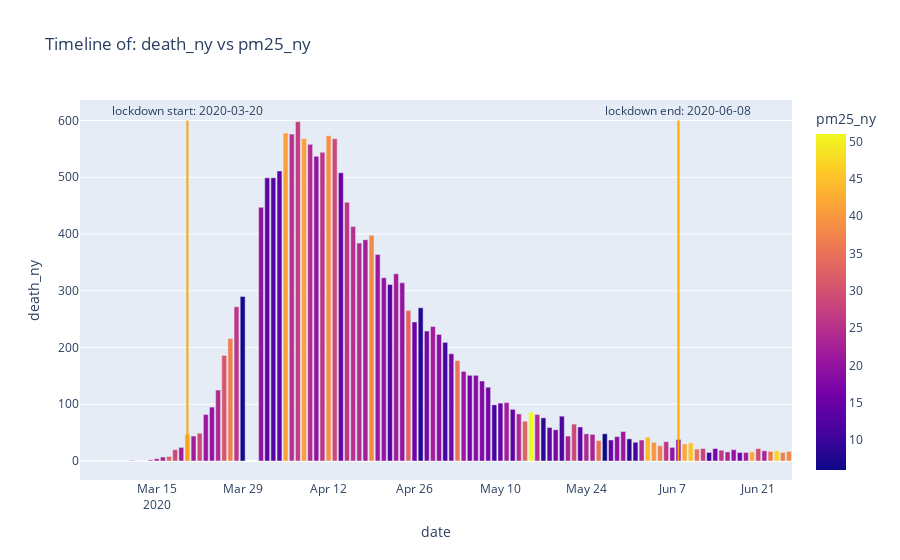

The notebook cell saved with this chart:
### Code cell
# 4.2.6.3) Timeline of death vs pollutant
plot_death_vs_poll_by_date(df_final, 'date', 'death_ny', 'pm25_ny', lock_dict.get('ny').get('start'), lock_dict.get('ny').get('end'))
# plot_death_vs_poll_by_date(df_final, 'date', 'death_ny_ip', 'pm25_ny_ip', lock_dict.get('ny').get('start'), lock_dict.get('ny').get('end'))
